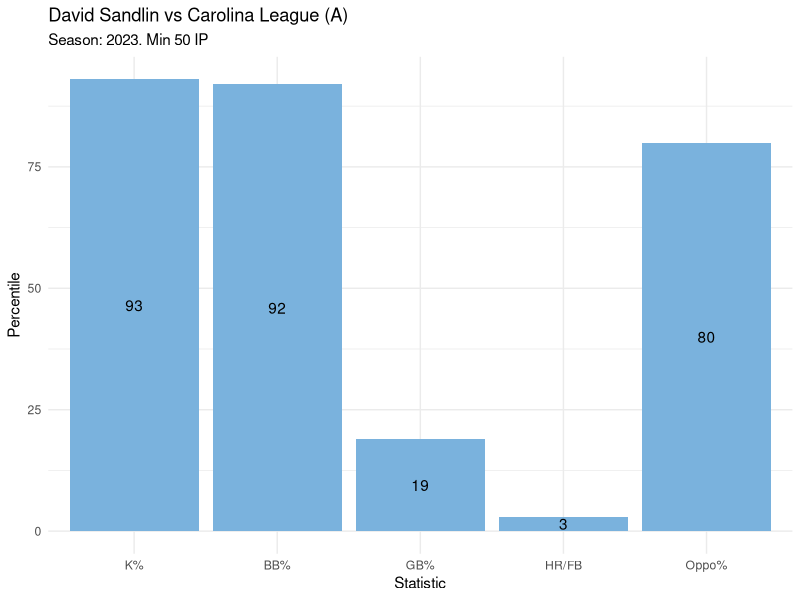
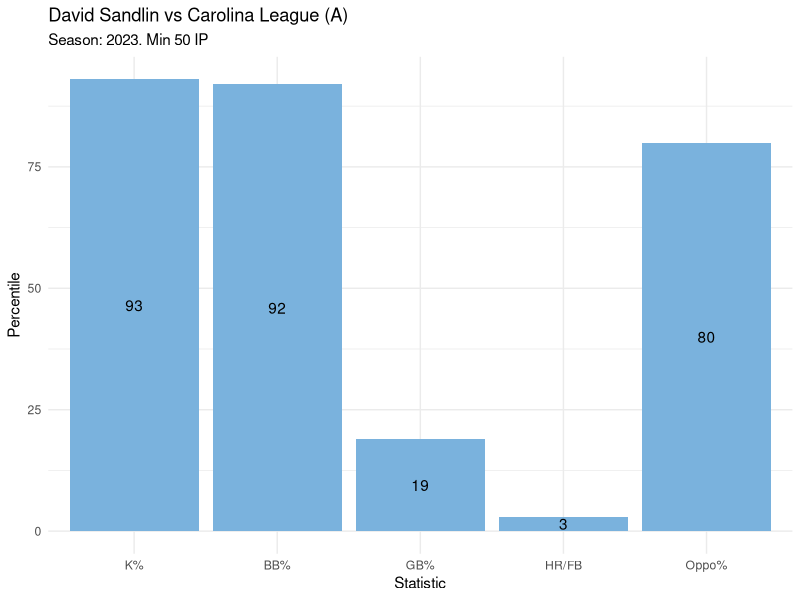

These charts were generated, in order, by the following R code: (Note: this script raises an error after producing the figures.)
library(ggplot2)

df <- data.frame(statistic = c("K%","BB%","GB%","HR/FB","Oppo%"),
                 percentile = c(93, 92, 19, 3, 80))

df$statistic <- factor(df$statistic, levels = unique(df$statistic))

ggplot(df, aes(x = statistic, y = percentile)) + 
  geom_bar(stat = "identity", fill = "#7AB2DD") +
  geom_text(aes(label = percentile), position = position_stack(vjust = 0.5), color = "black") +
  ggtitle("David Sandlin vs Carolina League (A)",
          "Season: 2023. Min 50 IP") +
  xlab("Statistic") + ylab("Percentile") + 
  theme_minimal()

ggsave("sandlin-single-a.png")

?geom_text
x